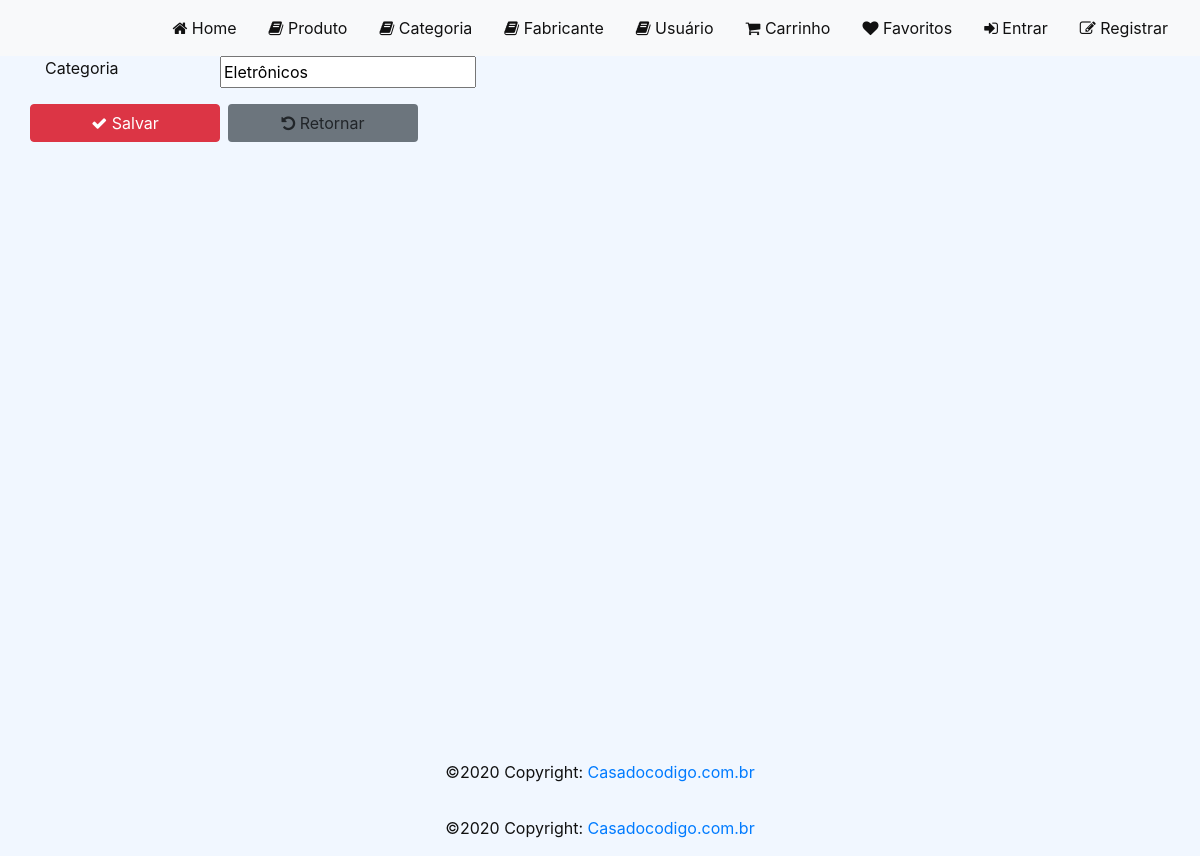
/categoria/edit/1, run on an earlier commit of the app's database.
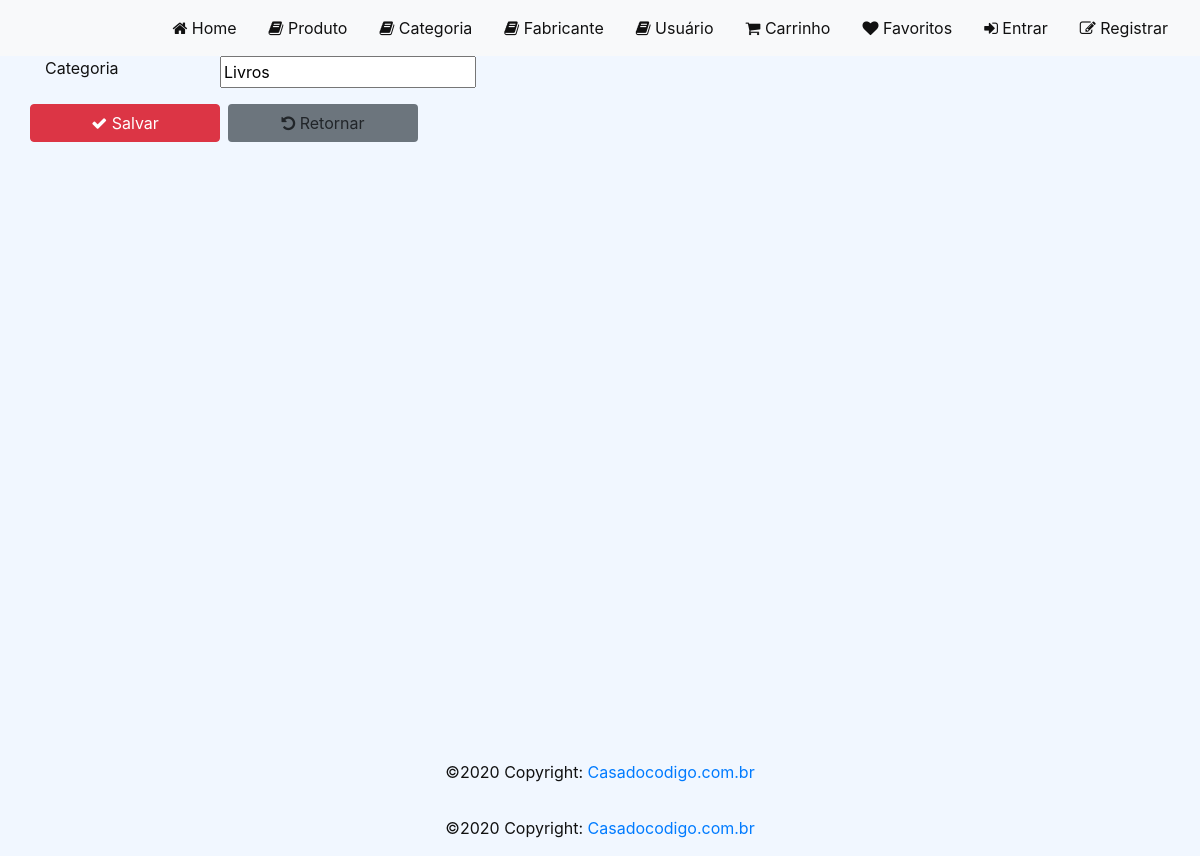
And on a later commit of the database.
### loja/models/Categoria.py (models this page shows, shortened)
class Categoria(models.Model):
    Categoria = models.CharField(null=False, max_length=100)
    criado_em = models.DateTimeField(auto_now_add=True)
    alterado_em = models.DateTimeField(auto_now=True)

### loja/views/CategoriaView.py (the view)
def edit_categoria_view(request, id=None):
    categoria = get_object_or_404(Categoria, id=id)
    if request.method == 'POST':
        nome = request.POST.get('Categoria')
        if nome:
            categoria.Categoria = nome
            categoria.save()
            return redirect('categoria')
    context = {'categoria': categoria}
    return render(request, template_name='categoria/categoria-edit.html', context=context, status=200)

### loja/templates/categoria/categoria-edit.html (shortened to what this page needs)
{% extends "base.html" %}
{% load static %}
{% block content %}
<div id="content">
    <div class="container">
        <form method="POST" action="{% url 'edit_categoria' categoria.id %}">
            <div class="row">
                <label for="Categoria" class="col-md-2">Categoria</label>
                <input name="Categoria" value="{{ categoria.Categoria }}">
            </div>
            <div class="row">
                <button type="submit" class="btn btn-danger col-md-2 mt-3 mr-2"><i class="fa fa-check"></i> Salvar</button>
                <a href="{% url 'categoria' %}" class="btn bg-secondary col-md-2 mt-3"><i class="fa fa-rotate-left"></i> Retornar</a>
            </div>
        </form>
    </div>
</div>
{% endblock %}

What changed in the data, as far as the page shows it:
changed Categoria: Categoria "Eletrônicos" → "Livros"
